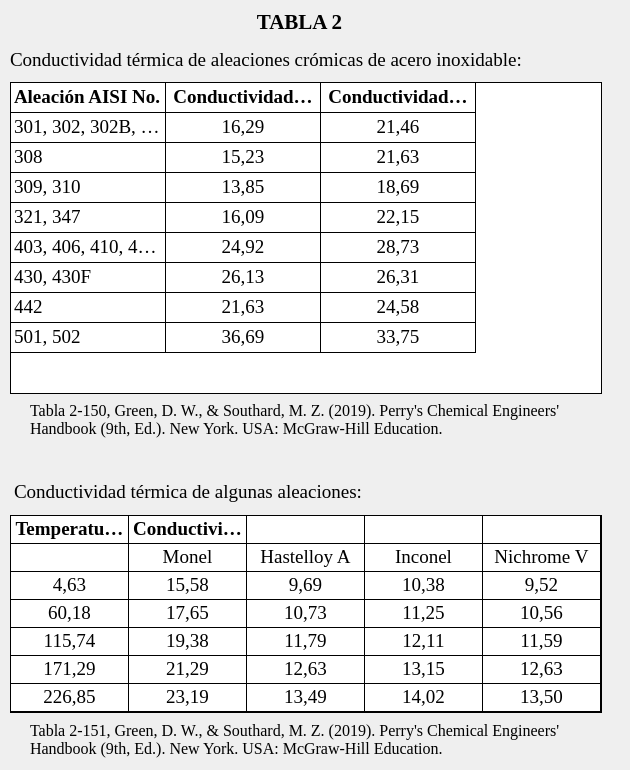
    <widget class="QWidget" name="main_widget" native="true">
     <property name="geometry">
      <rect>
       <x>0</x>
       <y>0</y>
       <width>630</width>
       <height>770</height>
      </rect>
     </property>
     <widget class="QTableWidget" name="table2_widget_0">
      <property name="geometry">
       <rect>
        <x>10</x>
        <y>82</y>
        <width>592</width>
        <height>312</height>
       </rect>
      </property>
      <property name="maximumSize">
       <size>
        <width>16777215</width>
        <height>16777215</height>
       </size>
      </property>
      <property name="font">
       <font>
        <family>Times New Roman</family>
        <pointsize>14</pointsize>
       </font>
      </property>
      <property name="styleSheet">
       <string notr="true">border:1px solid black;
gridline-color: black;</string>
      </property>
      <property name="showGrid">
       <bool>true</bool>
      </property>
      <property name="gridStyle">
       <enum>Qt::SolidLine</enum>
      </property>
      <property name="cornerButtonEnabled">
       <bool>true</bool>
      </property>
      <property name="rowCount">
       <number>9</number>
      </property>
      <property name="columnCount">
       <number>3</number>
      </property>
      <attribute name="horizontalHeaderVisible">
       <bool>false</bool>
      </attribute>
      <attribute name="horizontalHeaderDefaultSectionSize">
       <number>155</number>
      </attribute>
      <attribute name="horizontalHeaderStretchLastSection">
       <bool>false</bool>
      </attribute>
      <attribute name="verticalHeaderVisible">
       <bool>false</bool>
      </attribute>
      <attribute name="verticalHeaderCascadingSectionResizes">
       <bool>false</bool>
      </attribute>
      <attribute name="verticalHeaderDefaultSectionSize">
       <number>30</number>
      </attribute>
      <attribute name="verticalHeaderStretchLastSection">
       <bool>false</bool>
      </attribute>
      <row/>
      <row/>
      <row/>
      <row/>
      <row/>
      <row/>
      <row/>
      <row/>
      <row/>
      <column/>
      <column/>
      <column/>
      <item row="0" column="0">
       <property name="text">
        <string>Aleación AISI No.</string>
       </property>
       <property name="font">
        <font>
         <family>Times New Roman</family>
         <pointsize>14</pointsize>
         <weight>75</weight>
         <bold>true</bold>
        </font>
       </property>
      </item>
      <item row="0" column="1">
       <property name="text">
        <string>Conductividad
térmica (W/m.K)
100 ºC</string>
       </property>
       <property name="font">
        <font>
         <family>Times New Roman</family>
         <pointsize>14</pointsize>
         <weight>75</weight>
         <bold>true</bold>
        </font>
       </property>
       <property name="textAlignment">
        <set>AlignCenter</set>
       </property>
      </item>
      <item row="0" column="2">
       <property name="text">
        <string>Conductividad
térmica (W/m.K)
500 ºC</string>
       </property>
       <property name="font">
        <font>
         <family>Times New Roman</family>
         <pointsize>14</pointsize>
         <weight>75</weight>
         <bold>true</bold>
        </font>
       </property>
       <property name="textAlignment">
        <set>AlignCenter</set>
       </property>
      </item>
      <item row="1" column="0">
       <property name="text">
        <string>301, 302, 302B, 303, 304, 316</string>
       </property>
       <property name="font">
        <font>
         <family>Times New Roman</family>
         <pointsize>14</pointsize>
        </font>
       </property>
      </item>
      <item row="1" column="1">
       <property name="text">
        <string>16,29</string>
       </property>
       <property name="font">
        <font>
         <family>Times New Roman</family>
         <pointsize>14</pointsize>
        </font>
       </property>
       <property name="textAlignment">
        <set>AlignCenter</set>
       </property>
      </item>
      <item row="1" column="2">
       <property name="text">
        <string>21,46</string>
       </property>
       <property name="textAlignment">
        <set>AlignCenter</set>
       </property>
      </item>
      <item row="2" column="0">
       <property name="text">
        <string>308</string>
       </property>
       <property name="font">
        <font>
         <family>Times New Roman</family>
         <pointsize>14</pointsize>
        </font>
       </property>
      </item>
      <item row="2" column="1">
       <property name="text">
        <string>15,23</string>
       </property>
       <property name="font">
        <font>
         <family>Times New Roman</family>
         <pointsize>14</pointsize>
        </font>
       </property>
       <property name="textAlignment">
        <set>AlignCenter</set>
       </property>
      </item>
      <item row="2" column="2">
       <property name="text">
        <string>21,63</string>
       </property>
       <property name="textAlignment">
        <set>AlignCenter</set>
       </property>
      </item>
      <item row="3" column="0">
       <property name="text">
        <string>309, 310</string>
       </property>
       <property name="font">
        <font>
         <family>Times New Roman</family>
         <pointsize>14</pointsize>
        </font>
       </property>
      </item>
      <item row="3" column="1">
       <property name="text">
        <string>13,85</string>
       </property>
       <property name="font">
        <font>
         <family>Times New Roman</family>
         <pointsize>14</pointsize>
        </font>
       </property>
       <property name="textAlignment">
        <set>AlignCenter</set>
       </property>
      </item>
      <item row="3" column="2">
       <property name="text">
        <string>18,69</string>
       </property>
       <property name="textAlignment">
        <set>AlignCenter</set>
       </property>
      </item>
      <item row="4" column="0">
       <property name="text">
        <string>321, 347</string>
       </property>
       <property name="font">
        <font>
         <family>Times New Roman</family>
         <pointsize>14</pointsize>
        </font>
       </property>
      </item>
      <item row="4" column="1">
       <property name="text">
        <string>16,09</string>
       </property>
       <property name="font">
        <font>
         <family>Times New Roman</family>
         <pointsize>14</pointsize>
        </font>
       </property>
       <property name="textAlignment">
        <set>AlignCenter</set>
       </property>
      </item>
      <item row="4" column="2">
       <property name="text">
        <string>22,15</string>
       </property>
       <property name="textAlignment">
        <set>AlignCenter</set>
       </property>
      </item>
      <item row="5" column="0">
       <property name="text">
        <string>403, 406, 410, 414, 416</string>
       </property>
       <property name="font">
        <font>
         <family>Times New Roman</family>
         <pointsize>14</pointsize>
        </font>
       </property>
      </item>
      <item row="5" column="1">
       <property name="text">
        <string>24,92</string>
       </property>
       <property name="font">
        <font>
         <family>Times New Roman</family>
         <pointsize>14</pointsize>
        </font>
       </property>
       <property name="textAlignment">
        <set>AlignCenter</set>
       </property>
      </item>
      <item row="5" column="2">
       <property name="text">
        <string>28,73</string>
       </property>
       <property name="textAlignment">
        <set>AlignCenter</set>
       </property>
      </item>
      <item row="6" column="0">
       <property name="text">
        <string>430, 430F</string>
       </property>
       <property name="font">
        <font>
         <family>Times New Roman</family>
         <pointsize>14</pointsize>
        </font>
       </property>
      </item>
      <item row="6" column="1">
       <property name="text">
        <string>26,13</string>
       </property>
       <property name="font">
        <font>
         <family>Times New Roman</family>
         <pointsize>14</pointsize>
        </font>
       </property>
       <property name="textAlignment">
        <set>AlignCenter</set>
       </property>
      </item>
      <item row="6" column="2">
       <property name="text">
        <string>26,31</string>
       </property>
       <property name="textAlignment">
        <set>AlignCenter</set>
       </property>
      </item>
      <item row="7" column="0">
       <property name="text">
        <string>442</string>
       </property>
       <property name="font">
        <font>
         <family>Times New Roman</family>
         <pointsize>14</pointsize>
        </font>
       </property>
      </item>
      <item row="7" column="1">
       <property name="text">
        <string>21,63</string>
       </property>
       <property name="font">
        <font>
         <family>Times New Roman</family>
         <pointsize>14</pointsize>
        </font>
       </property>
       <property name="textAlignment">
        <set>AlignCenter</set>
       </property>
      </item>
      <item row="7" column="2">
       <property name="text">
        <string>24,58</string>
       </property>
       <property name="textAlignment">
        <set>AlignCenter</set>
       </property>
      </item>
      <item row="8" column="0">
       <property name="text">
        <string>501, 502</string>
       </property>
       <property name="font">
        <font>
         <family>Times New Roman</family>
         <pointsize>14</pointsize>
        </font>
       </property>
      </item>
      <item row="8" column="1">
       <property name="text">
        <string>36,69</string>
       </property>
       <property name="font">
        <font>
         <family>Times New Roman</family>
         <pointsize>14</pointsize>
        </font>
       </property>
       <property name="textAlignment">
        <set>AlignCenter</set>
       </property>
      </item>
      <item row="8" column="2">
       <property name="text">
        <string>33,75</string>
       </property>
       <property name="textAlignment">
        <set>AlignCenter</set>
       </property>
      </item>
     </widget>
     <widget class="QLabel" name="label_table_source_0">
      <property name="geometry">
       <rect>
        <x>30</x>
        <y>399</y>
        <width>531</width>
        <height>41</height>
       </rect>
      </property>
      <property name="font">
       <font>
        <family>Times New Roman</family>
        <pointsize>12</pointsize>
       </font>
      </property>
      <property name="text">
       <string>Tabla 2-150, Green, D. W., &amp; Southard, M. Z. (2019). Perry's Chemical Engineers'
Handbook (9th, Ed.). New York. USA: McGraw-Hill Education.</string>
      </property>
     </widget>
     <widget class="QLabel" name="label_table_description_1">
      <property name="geometry">
       <rect>
        <x>14</x>
        <y>481</y>
        <width>579</width>
        <height>21</height>
       </rect>
      </property>
      <property name="font">
       <font>
        <family>Times New Roman</family>
        <pointsize>14</pointsize>
       </font>
      </property>
      <property name="text">
       <string>Conductividad térmica de algunas aleaciones:</string>
      </property>
     </widget>
     <widget class="QTableWidget" name="table2_widget_1">
      <property name="geometry">
       <rect>
        <x>10</x>
        <y>515</y>
        <width>592</width>
        <height>198</height>
       </rect>
      </property>
      <property name="maximumSize">
       <size>
        <width>16777215</width>
        <height>16777215</height>
       </size>
      </property>
      <property name="font">
       <font>
        <family>Times New Roman</family>
        <pointsize>14</pointsize>
       </font>
      </property>
      <property name="styleSheet">
       <string notr="true">border:1px solid black;
gridline-color: black;</string>
      </property>
      <property name="showGrid">
       <bool>true</bool>
      </property>
      <property name="gridStyle">
       <enum>Qt::SolidLine</enum>
      </property>
      <property name="cornerButtonEnabled">
       <bool>true</bool>
      </property>
      <property name="rowCount">
       <number>7</number>
      </property>
      <property name="columnCount">
       <number>5</number>
      </property>
      <attribute name="horizontalHeaderVisible">
       <bool>false</bool>
      </attribute>
      <attribute name="horizontalHeaderDefaultSectionSize">
       <number>118</number>
      </attribute>
      <attribute name="horizontalHeaderStretchLastSection">
       <bool>false</bool>
      </attribute>
      <attribute name="verticalHeaderVisible">
       <bool>false</bool>
      </attribute>
      <attribute name="verticalHeaderCascadingSectionResizes">
       <bool>false</bool>
      </attribute>
      <attribute name="verticalHeaderDefaultSectionSize">
       <number>28</number>
      </attribute>
      <attribute name="verticalHeaderStretchLastSection">
       <bool>false</bool>
      </attribute>
      <row/>
      <row/>
      <row/>
      <row/>
      <row/>
      <row/>
      <row/>
      <column/>
      <column/>
      <column/>
      <column/>
      <column/>
      <item row="0" column="0">
       <property name="text">
        <string>Temperatura  (ºC)</string>
       </property>
       <property name="font">
        <font>
         <family>Times New Roman</family>
         <pointsize>14</pointsize>
         <weight>75</weight>
         <bold>true</bold>
        </font>
       </property>
       <property name="textAlignment">
        <set>AlignCenter</set>
       </property>
      </item>
      <item row="0" column="1">
       <property name="text">
        <string>Conductividad térmica (W/m.K)</string>
       </property>
       <property name="font">
        <font>
         <family>Times New Roman</family>
         <pointsize>14</pointsize>
         <weight>75</weight>
         <bold>true</bold>
        </font>
       </property>
       <property name="textAlignment">
        <set>AlignCenter</set>
       </property>
      </item>
      <item row="0" column="2">
       <property name="text">
        <string/>
       </property>
      </item>
      <item row="1" column="0">
       <property name="text">
        <string/>
       </property>
       <property name="font">
        <font>
         <family>Times New Roman</family>
         <pointsize>14</pointsize>
        </font>
       </property>
      </item>
      <item row="1" column="1">
       <property name="text">
        <string>Monel</string>
       </property>
       <property name="font">
        <font>
         <family>Times New Roman</family>
         <pointsize>14</pointsize>
        </font>
       </property>
       <property name="textAlignment">
        <set>AlignCenter</set>
       </property>
      </item>
      <item row="1" column="2">
       <property name="text">
        <string>Hastelloy A</string>
       </property>
       <property name="font">
        <font>
         <family>Times New Roman</family>
         <pointsize>14</pointsize>
        </font>
       </property>
       <property name="textAlignment">
        <set>AlignCenter</set>
       </property>
      </item>
      <item row="1" column="3">
       <property name="text">
        <string>Inconel</string>
       </property>
       <property name="font">
        <font>
         <family>Times New Roman</family>
         <pointsize>14</pointsize>
        </font>
       </property>
       <property name="textAlignment">
        <set>AlignCenter</set>
       </property>
      </item>
      <item row="1" column="4">
       <property name="text">
        <string>Nichrome V</string>
       </property>
       <property name="textAlignment">
        <set>AlignCenter</set>
       </property>
      </item>
      <item row="2" column="0">
       <property name="text">
        <string>4,63</string>
       </property>
       <property name="font">
        <font>
         <family>Times New Roman</family>
         <pointsize>14</pointsize>
        </font>
       </property>
       <property name="textAlignment">
        <set>AlignCenter</set>
       </property>
      </item>
      <item row="2" column="1">
       <property name="text">
        <string>15,58</string>
       </property>
       <property name="font">
        <font>
         <family>Times New Roman</family>
         <pointsize>14</pointsize>
        </font>
       </property>
       <property name="textAlignment">
        <set>AlignCenter</set>
       </property>
      </item>
      <item row="2" column="2">
       <property name="text">
        <string>9,69</string>
       </property>
       <property name="font">
        <font>
         <family>Times New Roman</family>
         <pointsize>14</pointsize>
        </font>
       </property>
       <property name="textAlignment">
        <set>AlignCenter</set>
       </property>
      </item>
      <item row="2" column="3">
       <property name="text">
        <string>10,38</string>
       </property>
       <property name="font">
        <font>
         <family>Times New Roman</family>
         <pointsize>14</pointsize>
        </font>
       </property>
       <property name="textAlignment">
        <set>AlignCenter</set>
       </property>
      </item>
      <item row="2" column="4">
       <property name="text">
        <string>9,52</string>
       </property>
       <property name="textAlignment">
        <set>AlignCenter</set>
       </property>
      </item>
      <item row="3" column="0">
       <property name="text">
        <string>60,18</string>
       </property>
       <property name="font">
        <font>
         <family>Times New Roman</family>
         <pointsize>14</pointsize>
        </font>
       </property>
       <property name="textAlignment">
        <set>AlignCenter</set>
       </property>
      </item>
      <item row="3" column="1">
       <property name="text">
        <string>17,65</string>
       </property>
       <property name="font">
        <font>
         <family>Times New Roman</family>
         <pointsize>14</pointsize>
        </font>
       </property>
       <property name="textAlignment">
        <set>AlignCenter</set>
       </property>
      </item>
      <item row="3" column="2">
       <property name="text">
        <string>10,73</string>
       </property>
       <property name="font">
        <font>
         <family>Times New Roman</family>
         <pointsize>14</pointsize>
        </font>
       </property>
       <property name="textAlignment">
        <set>AlignCenter</set>
       </property>
      </item>
      <item row="3" column="3">
       <property name="text">
        <string>11,25</string>
       </property>
       <property name="font">
        <font>
         <family>Times New Roman</family>
         <pointsize>14</pointsize>
        </font>
       </property>
       <property name="textAlignment">
        <set>AlignCenter</set>
       </property>
      </item>
      <item row="3" column="4">
       <property name="text">
        <string>10,56</string>
       </property>
       <property name="textAlignment">
        <set>AlignCenter</set>
       </property>
      </item>
      <item row="4" column="0">
       <property name="text">
        <string>115,74</string>
       </property>
       <property name="font">
        <font>
         <family>Times New Roman</family>
         <pointsize>14</pointsize>
        </font>
       </property>
       <property name="textAlignment">
        <set>AlignCenter</set>
       </property>
      </item>
      <item row="4" column="1">
       <property name="text">
        <string>19,38</string>
       </property>
       <property name="font">
        <font>
         <family>Times New Roman</family>
         <pointsize>14</pointsize>
        </font>
       </property>
       <property name="textAlignment">
        <set>AlignCenter</set>
       </property>
      </item>
      <item row="4" column="2">
       <property name="text">
        <string>11,79</string>
       </property>
       <property name="font">
        <font>
         <family>Times New Roman</family>
         <pointsize>14</pointsize>
        </font>
       </property>
       <property name="textAlignment">
        <set>AlignCenter</set>
       </property>
      </item>
      <item row="4" column="3">
       <property name="text">
        <string>12,11</string>
       </property>
       <property name="font">
        <font>
         <family>Times New Roman</family>
         <pointsize>14</pointsize>
        </font>
       </property>
       <property name="textAlignment">
        <set>AlignCenter</set>
       </property>
      </item>
      <item row="4" column="4">
       <property name="text">
        <string>11,59</string>
       </property>
       <property name="textAlignment">
        <set>AlignCenter</set>
       </property>
      </item>
      <item row="5" column="0">
       <property name="text">
        <string>171,29</string>
       </property>
       <property name="font">
        <font>
         <family>Times New Roman</family>
         <pointsize>14</pointsize>
        </font>
       </property>
       <property name="textAlignment">
        <set>AlignCenter</set>
       </property>
      </item>
      <item row="5" column="1">
       <property name="text">
        <string>21,29</string>
       </property>
       <property name="font">
        <font>
         <family>Times New Roman</family>
         <pointsize>14</pointsize>
        </font>
       </property>
       <property name="textAlignment">
        <set>AlignCenter</set>
       </property>
      </item>
      <item row="5" column="2">
       <property name="text">
        <string>12,63</string>
       </property>
       <property name="font">
        <font>
         <family>Times New Roman</family>
         <pointsize>14</pointsize>
        </font>
       </property>
       <property name="textAlignment">
        <set>AlignCenter</set>
       </property>
      </item>
      <item row="5" column="3">
       <property name="text">
        <string>13,15</string>
       </property>
       <property name="font">
        <font>
         <family>Times New Roman</family>
         <pointsize>14</pointsize>
        </font>
       </property>
       <property name="textAlignment">
        <set>AlignCenter</set>
       </property>
      </item>
      <item row="5" column="4">
       <property name="text">
        <string>12,63</string>
       </property>
       <property name="textAlignment">
        <set>AlignCenter</set>
       </property>
      </item>
      <item row="6" column="0">
       <property name="text">
        <string>226,85</string>
       </property>
       <property name="font">
        <font>
         <family>Times New Roman</family>
         <pointsize>14</pointsize>
        </font>
       </property>
       <property name="textAlignment">
        <set>AlignCenter</set>
       </property>
      </item>
      <item row="6" column="1">
       <property name="text">
        <string>23,19</string>
       </property>
       <property name="font">
        <font>
         <family>Times New Roman</family>
         <pointsize>14</pointsize>
        </font>
       </property>
       <property name="textAlignment">
        <set>AlignCenter</set>
       </property>
      </item>
      <item row="6" column="2">
       <property name="text">
        <string>13,49</string>
       </property>
       <property name="font">
        <font>
         <family>Times New Roman</family>
         <pointsize>14</pointsize>
        </font>
       </property>
       <property name="textAlignment">
        <set>AlignCenter</set>
       </property>
      </item>
      <item row="6" column="3">
       <property name="text">
        <string>14,02</string>
       </property>
       <property name="textAlignment">
        <set>AlignCenter</set>
       </property>
      </item>
      <item row="6" column="4">
       <property name="text">
        <string>13,50</string>
       </property>
       <property name="textAlignment">
        <set>AlignCenter</set>
       </property>
      </item>
     </widget>
     <widget class="QLabel" name="label_table">
      <property name="geometry">
       <rect>
        <x>10</x>
        <y>10</y>
        <width>579</width>
        <height>24</height>
       </rect>
      </property>
      <property name="font">
       <font>
        <family>Times New Roman</family>
        <pointsize>16</pointsize>
        <weight>75</weight>
        <bold>true</bold>
       </font>
      </property>
      <property name="text">
       <string>TABLA 2</string>
      </property>
      <property name="alignment">
       <set>Qt::AlignCenter</set>
      </property>
     </widget>
     <widget class="QLabel" name="label_table_description_0">
      <property name="geometry">
       <rect>
        <x>10</x>
        <y>34</y>
        <width>579</width>
        <height>51</height>
       </rect>
      </property>
      <property name="font">
       <font>
        <family>Times New Roman</family>
        <pointsize>14</pointsize>
       </font>
      </property>
      <property name="text">
       <string>Conductividad térmica de aleaciones crómicas de acero inoxidable:</string>
      </property>
     </widget>
     <widget class="QLabel" name="label_table_source_1">
      <property name="geometry">
       <rect>
        <x>30</x>
        <y>719</y>
        <width>531</width>
        <height>41</height>
       </rect>
      </property>
      <property name="font">
       <font>
        <family>Times New Roman</family>
        <pointsize>12</pointsize>
       </font>
      </property>
      <property name="text">
       <string>Tabla 2-151, Green, D. W., &amp; Southard, M. Z. (2019). Perry's Chemical Engineers'
Handbook (9th, Ed.). New York. USA: McGraw-Hill Education.</string>
      </property>
     </widget>
    </widget>
